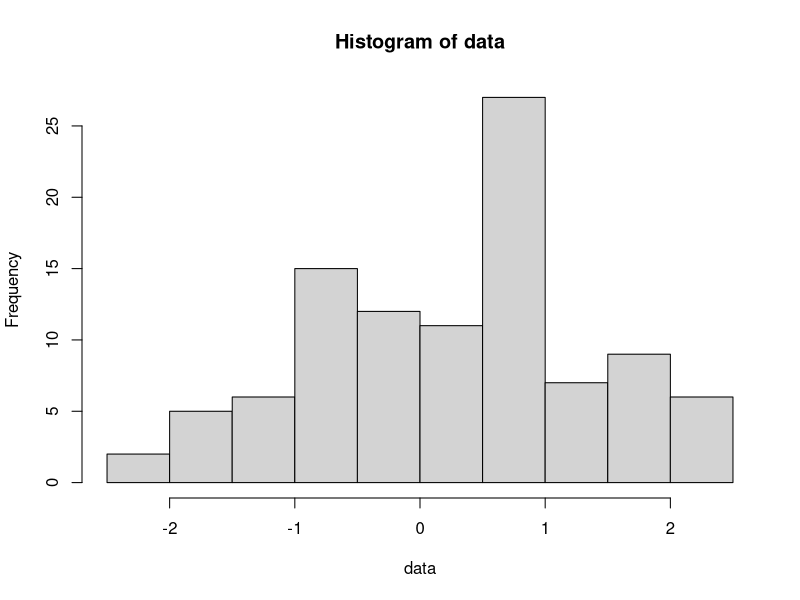
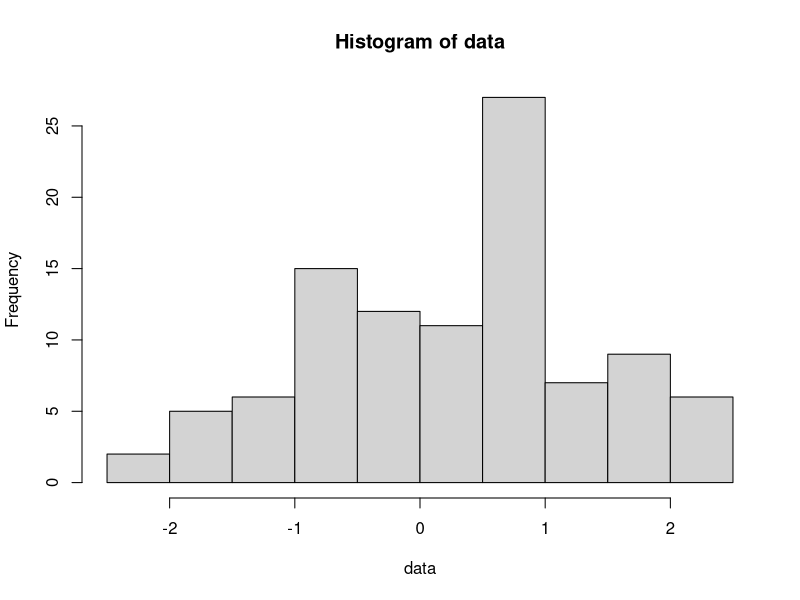

These figures' R source, in order:
## ---- chunk 1
x <- c(2,4,6)
x

y <- matrix(c(1,2,3,4,5,6), ncol=2)
y

## ---- chunk 2
v <- c(1:20)
v
## ---- chunk 3
v2 <- c("赤", "黄色", "青", "red", "blue")
v2
## ---- chunk 4
m <- matrix(v, nrow = 5)
m
## ---- chunk 5
m2 <- cbind(m, v2)
m2
## ---- chunk 6
d <- data.frame(x=c(1,2,3,4,5),
                y=c("red", "blue", "yellow", "green" , "pinc")
                )
d
## ---- chunk 7
d$x
## ---- chunk 8
L <- list(mat=m, vec=v2, value=999 )
L
## ---- chunk 9
L$mat[2,2]
## ---- chunk 10
set.seed(12345) # 乱数のシード
data <- rnorm(n = 100, mean = 0, sd = 1) # 平均０、標準偏差１の正規分布 

## ---- chunk 11

hist(data)

## ---- chunk 12
hist(data)
